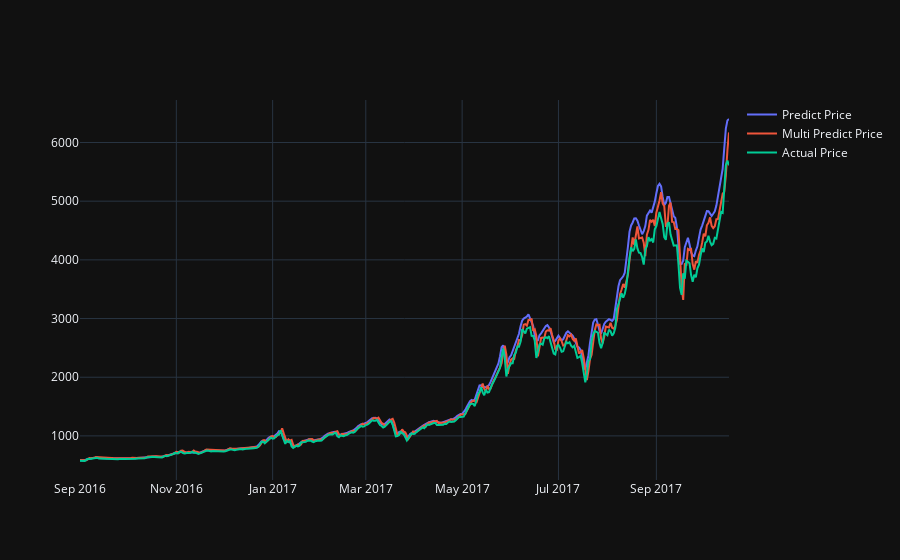

Notebook code for this chart:
### Markdown cell above
#### Plot line graph with actual price, predicted price with feature `Weighted Price`, predicted price with features `Volume` and `Weighted Price`

### Code cell
actual_chart = go.Scatter(x=predictDates, y=inv_y, name= 'Actual Price')
multi_predict_chart = go.Scatter(x=predictDates, y=inv_yhat, name= 'Multi Predict Price')
predict_chart = go.Scatter(x=predictDates, y=yhat_reshape, name= 'Predict Price')
py.iplot([predict_chart, multi_predict_chart, actual_chart])

### Figure 1 — Plotly figure (JSON) as saved in the notebook; plotly's stock layout.template omitted (floating-point values rounded to 4 significant figures; data arrays with more than 128 entries replaced by an {"elided": "..."} marker saying what was removed)
{"data": [{"name": "Predict Price", "x": {"elided": "412 str values"}, "y": {"elided": "412 float values"}, "type": "scatter"}, {"name": "Multi Predict Price", "x": {"elided": "412 str values"}, "y": {"elided": "414 float values"}, "type": "scatter"}, {"name": "Actual Price", "x": {"elided": "412 str values"}, "y": {"elided": "414 float values"}, "type": "scatter"}], "layout": {}}
